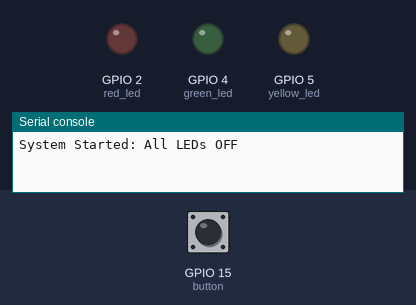
Bench run of a program on a simulated ESP32 board running MicroPython. Shown: output pins drawn as LEDs (lit = HIGH), the last lines printed to the serial console. Wiring (from the project's diagram.json): red LED on GPIO 2, green LED on GPIO 4, yellow LED on GPIO 5, green button on GPIO 15. The test bench sets the inputs (shaded band); at power-on: GPIO 15 (button) HIGH.

Above: at 0.1 s.
At 2.2 s:
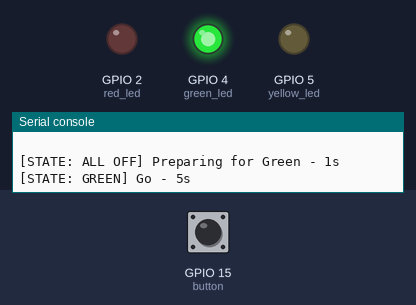
2.3 s: GPIO 15 (button) pulled LOW for 0.15 s
At 7.8 s:
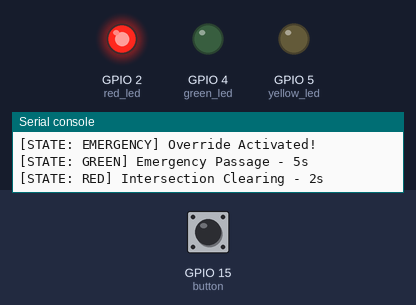
Timing chart, 0 to 29.8 s (numbered marks = the images above; inputs shaded):
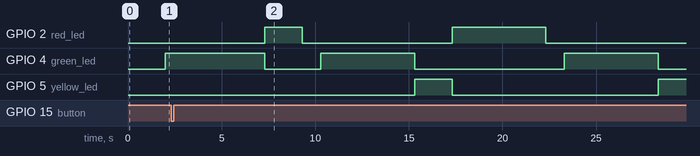

The program:

main.py
```python
from machine import Pin
import time

# --- GPIO Configuration ---
green_led = Pin(4, Pin.OUT)
yellow_led = Pin(5, Pin.OUT)
red_led = Pin(2, Pin.OUT)
button = Pin(15, Pin.IN, Pin.PULL_UP)

# --- Global Variables ---
emergency_flag = False
cycle_count = 0

# --- Interrupt Service Routine (ISR) for Emergency Button ---
def button_pressed_handler(pin):
    global emergency_flag
    emergency_flag = True

# Attach interrupt to the button
button.irq(trigger=Pin.IRQ_FALLING, handler=button_pressed_handler)

# --- Helper Function to Turn All LEDs Off ---
def all_off():
    green_led.value(0)
    yellow_led.value(0)
    red_led.value(0)

# --- Startup State (All LEDs Off initially) ---
all_off()
print("System Started: All LEDs OFF")
time.sleep(1)

# --- Main Loop ---
while True:
    # 1. EMERGENCY CHECK & HANDLING (Bonus Included)
    if emergency_flag:
        print("\n[STATE: EMERGENCY] Override Activated!")
        all_off()

        # Immediately GREEN for 5 seconds
        green_led.value(1)
        print("[STATE: GREEN] Emergency Passage - 5s")
        time.sleep(5)
        green_led.value(0)

        # Bonus: Intersection Clear (RED for 2 seconds)
        red_led.value(1)
        print("[STATE: RED] Intersection Clearing - 2s")
        time.sleep(2)
        red_led.value(0)

        # Reset flag after handling emergency
        emergency_flag = False
        print("Emergency Handled. Resuming Normal Cycle...\n")
        continue

    # 2. NORMAL TRAFFIC CYCLE (Bonus Included)

    # Bonus: 'ALL OFF' state for 1 second before GREEN
    all_off()
    print("\n[STATE: ALL OFF] Preparing for Green - 1s")
    time.sleep(1)
    if emergency_flag: continue

    # GREEN State (5 seconds)
    green_led.value(1)
    print("[STATE: GREEN] Go - 5s")
    for _ in range(50):
        time.sleep(0.1)
        if emergency_flag: break
    green_led.value(0)
    if emergency_flag: continue

    # YELLOW State (2 seconds)
    yellow_led.value(1)
    print("[STATE: YELLOW] Slow Down - 2s")
    for _ in range(20):
        time.sleep(0.1)
        if emergency_flag: break
    yellow_led.value(0)
    if emergency_flag: continue

    # RED State (5 seconds)
    red_led.value(1)
    print("[STATE: RED] Stop - 5s")
    for _ in range(50):
        time.sleep(0.1)
        if emergency_flag: break
    red_led.value(0)
    if emergency_flag: continue

    # Bonus: Cycle Counter Increment & Print
    cycle_count += 1
    print("####################################")
    print(f"SUCCESS: Traffic Cycle {cycle_count} Completed!")
    print("####################################")
```
